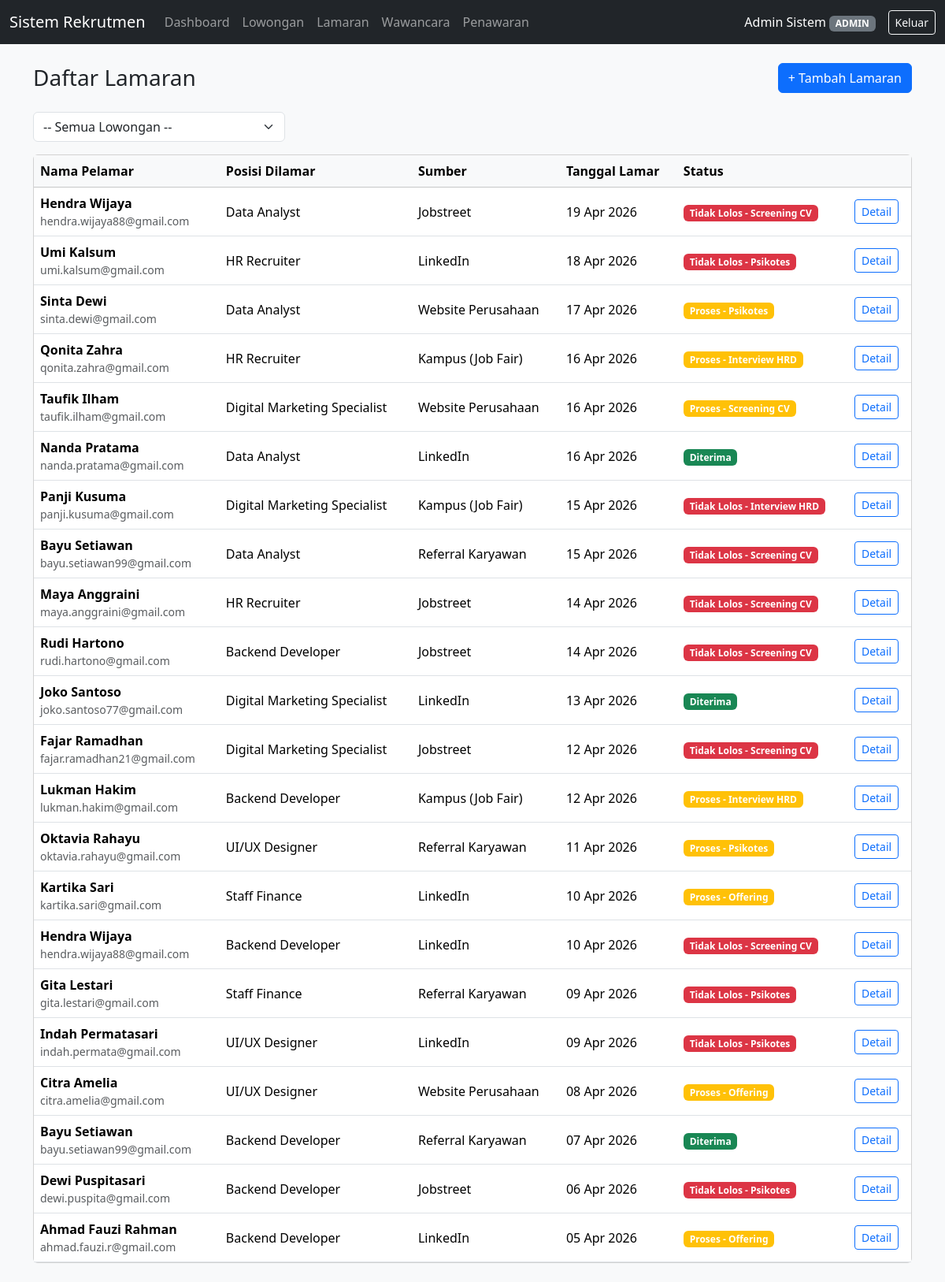
The app's page /lamaran.php (signed in) with its own data.
### tables this page shows
CREATE TABLE lamaran (
    id_lamaran      INT AUTO_INCREMENT PRIMARY KEY,
    id_pelamar      INT NOT NULL,
    id_lowongan     INT NOT NULL,
    id_sumber       INT,
    tanggal_lamar   DATE NOT NULL,
    status_terkini  VARCHAR(50) NOT NULL DEFAULT 'Screening CV',
    CONSTRAINT fk_lamaran_pelamar FOREIGN KEY (id_pelamar)
        REFERENCES pelamar(id_pelamar) ON UPDATE CASCADE ON DELETE CASCADE,
    CONSTRAINT fk_lamaran_lowongan FOREIGN KEY (id_lowongan)
        REFERENCES lowongan(id_lowongan) ON UPDATE CASCADE ON DELETE RESTRICT,
    CONSTRAINT fk_lamaran_sumber FOREIGN KEY (id_sumber)
        REFERENCES sumber_rekrutmen(id_sumber) ON UPDATE CASCADE ON DELETE SET NULL,
    CONSTRAINT uq_lamaran_unik UNIQUE (id_pelamar, id_lowongan)
);

CREATE TABLE pelamar (
    id_pelamar     INT AUTO_INCREMENT PRIMARY KEY,
    nama           VARCHAR(100) NOT NULL,
    email          VARCHAR(100) NOT NULL,
    telepon        VARCHAR(20),
    tanggal_lahir  DATE,
    alamat         VARCHAR(255),
    cv_path        VARCHAR(255),
    created_at     TIMESTAMP DEFAULT CURRENT_TIMESTAMP,
    UNIQUE KEY uq_pelamar_email (email)
);

CREATE TABLE lowongan (
    id_lowongan        INT AUTO_INCREMENT PRIMARY KEY,
    id_departemen      INT NOT NULL,
    posisi             VARCHAR(100) NOT NULL,
    kualifikasi        TEXT,
    jumlah_dibutuhkan  INT NOT NULL DEFAULT 1,
    tanggal_posting    DATE NOT NULL,
    batas_lamaran      DATE NOT NULL,
    status             ENUM('Buka','Ditutup','Terpenuhi') NOT NULL DEFAULT 'Buka',
    CONSTRAINT fk_lowongan_departemen FOREIGN KEY (id_departemen)
        REFERENCES departemen(id_departemen) ON UPDATE CASCADE ON DELETE RESTRICT,
    CONSTRAINT chk_batas_lamaran CHECK (batas_lamaran >= tanggal_posting)
);

CREATE TABLE sumber_rekrutmen (
    id_sumber   INT AUTO_INCREMENT PRIMARY KEY,
    nama_sumber VARCHAR(100) NOT NULL UNIQUE
);

### includes/auth.php (called while the page is built, shortened)
<?php
function current_user(): array
{
    return [
        'id_user' => $_SESSION['id_user'] ?? null,
        'nama'    => $_SESSION['nama'] ?? null,
        'role'    => $_SESSION['role'] ?? null,
    ];
}

### lamaran.php (the view, shortened to what this page needs)
<?php
require_once 'config/database.php';
require_once 'includes/auth.php';
$user       = current_user();
$can_manage = in_array($user['role'], ['admin', 'hrd'], true);
$sql = "
    SELECT lam.*, p.nama AS nama_pelamar, p.email,
           low.posisi, sr.nama_sumber
    FROM lamaran lam
    JOIN pelamar p ON p.id_pelamar = lam.id_pelamar
    JOIN lowongan low ON low.id_lowongan = lam.id_lowongan
    LEFT JOIN sumber_rekrutmen sr ON sr.id_sumber = lam.id_sumber
";
$params = [];
$sql .= " ORDER BY lam.tanggal_lamar DESC";
$stmt = $pdo->prepare($sql);
$stmt->execute($params);
$daftar_lamaran = $stmt->fetchAll();
function badge_status_lamaran(string $status): string
{
    if ($status === 'Diterima') return 'success';
    if (str_starts_with($status, 'Tidak Lolos')) return 'danger';
    if (str_starts_with($status, 'Proses')) return 'warning';
    return 'secondary';
}
require_once 'includes/header.php';
?>
<div class="d-flex justify-content-between align-items-center mb-4">
    <h3 class="mb-0">Daftar Lamaran</h3>
    <?php if ($can_manage): ?>
        <a href="lamaran_tambah.php" class="btn btn-primary">+ Tambah Lamaran</a>
    <?php endif; ?>
</div>
<form method="GET" class="mb-3" style="max-width:320px;">
    <select name="id_lowongan" class="form-select" onchange="this.form.submit()">
        <option value="0">-- Semua Lowongan --</option>
    </select>
</form>
<div class="card">
    <div class="table-responsive">
        <table class="table table-hover mb-0 align-middle">
            <thead class="table-light">
                <tr>
                    <th>Nama Pelamar</th>
                    <th>Posisi Dilamar</th>
                    <th>Sumber</th>
                    <th>Tanggal Lamar</th>
                    <th>Status</th>
                    <th></th>
                </tr>
            </thead>
            <tbody>
                <?php foreach ($daftar_lamaran as $row): ?>
                <tr>
                    <td>
                        <div class="fw-semibold"><?= htmlspecialchars($row['nama_pelamar']) ?></div>
                        <div class="small text-muted"><?= htmlspecialchars($row['email']) ?></div>
                    </td>
                    <td><?= htmlspecialchars($row['posisi']) ?></td>
                    <td><?= htmlspecialchars($row['nama_sumber'] ?? '-') ?></td>
                    <td><?= date('d M Y', strtotime($row['tanggal_lamar'])) ?></td>
                    <td><span class="badge bg-<?= badge_status_lamaran($row['status_terkini']) ?>"><?= htmlspecialchars($row['status_terkini']) ?></span></td>
                    <td><a href="lamaran_detail.php?id=<?= $row['id_lamaran'] ?>" class="btn btn-sm btn-outline-primary">Detail</a></td>
                </tr>
                <?php endforeach; ?>
            </tbody>
        </table>
    </div>
</div>
<?php require_once 'includes/footer.php'; ?>

### records on screen
lamaran: id_pelamar.nama "Hendra Wijaya", id_pelamar.email "hendra.wijaya88@gmail.com", id_lowongan.posisi "Data Analyst", id_sumber.nama_sumber "Jobstreet", tanggal_lamar "19 Apr 2026", status_terkini "Tidak Lolos - Screening CV"
lamaran: id_pelamar.nama "Umi Kalsum", id_pelamar.email "umi.kalsum@gmail.com", id_lowongan.posisi "HR Recruiter", id_sumber.nama_sumber "LinkedIn", tanggal_lamar "18 Apr 2026", status_terkini "Tidak Lolos - Psikotes"
lamaran: id_pelamar.nama "Sinta Dewi", id_pelamar.email "sinta.dewi@gmail.com", id_lowongan.posisi "Data Analyst", id_sumber.nama_sumber "Website Perusahaan", tanggal_lamar "17 Apr 2026", status_terkini "Proses - Psikotes"
lamaran: id_pelamar.nama "Qonita Zahra", id_pelamar.email "qonita.zahra@gmail.com", id_lowongan.posisi "HR Recruiter", id_sumber.nama_sumber "Kampus (Job Fair)", tanggal_lamar "16 Apr 2026", status_terkini "Proses - Interview HRD"
lamaran: id_pelamar.nama "Taufik Ilham", id_pelamar.email "taufik.ilham@gmail.com", id_lowongan.posisi "Digital Marketing Specialist", id_sumber.nama_sumber "Website Perusahaan", tanggal_lamar "16 Apr 2026", status_terkini "Proses - Screening CV"
lamaran: id_pelamar.nama "Nanda Pratama", id_pelamar.email "nanda.pratama@gmail.com", id_lowongan.posisi "Data Analyst", id_sumber.nama_sumber "LinkedIn", tanggal_lamar "16 Apr 2026", status_terkini "Diterima"
lamaran: id_pelamar.nama "Panji Kusuma", id_pelamar.email "panji.kusuma@gmail.com", id_lowongan.posisi "Digital Marketing Specialist", id_sumber.nama_sumber "Kampus (Job Fair)", tanggal_lamar "15 Apr 2026", status_terkini "Tidak Lolos - Interview HRD"
lamaran: id_pelamar.nama "Bayu Setiawan", id_pelamar.email "bayu.setiawan99@gmail.com", id_lowongan.posisi "Data Analyst", id_sumber.nama_sumber "Referral Karyawan", tanggal_lamar "15 Apr 2026", status_terkini "Tidak Lolos - Screening CV"
lamaran: id_pelamar.nama "Maya Anggraini", id_pelamar.email "maya.anggraini@gmail.com", id_lowongan.posisi "HR Recruiter", id_sumber.nama_sumber "Jobstreet", tanggal_lamar "14 Apr 2026", status_terkini "Tidak Lolos - Screening CV"
lamaran: id_pelamar.nama "Rudi Hartono", id_pelamar.email "rudi.hartono@gmail.com", id_lowongan.posisi "Backend Developer", id_sumber.nama_sumber "Jobstreet", tanggal_lamar "14 Apr 2026", status_terkini "Tidak Lolos - Screening CV"
lamaran: id_pelamar.nama "Joko Santoso", id_pelamar.email "joko.santoso77@gmail.com", id_lowongan.posisi "Digital Marketing Specialist", id_sumber.nama_sumber "LinkedIn", tanggal_lamar "13 Apr 2026", status_terkini "Diterima"
lamaran: id_pelamar.nama "Fajar Ramadhan", id_pelamar.email "fajar.ramadhan21@gmail.com", id_lowongan.posisi "Digital Marketing Specialist", id_sumber.nama_sumber "Jobstreet", tanggal_lamar "12 Apr 2026", status_terkini "Tidak Lolos - Screening CV"
lamaran: id_pelamar.nama "Lukman Hakim", id_pelamar.email "lukman.hakim@gmail.com", id_lowongan.posisi "Backend Developer", id_sumber.nama_sumber "Kampus (Job Fair)", tanggal_lamar "12 Apr 2026", status_terkini "Proses - Interview HRD"
lamaran: id_pelamar.nama "Oktavia Rahayu", id_pelamar.email "oktavia.rahayu@gmail.com", id_lowongan.posisi "UI/UX Designer", id_sumber.nama_sumber "Referral Karyawan", tanggal_lamar "11 Apr 2026", status_terkini "Proses - Psikotes"
lamaran: id_pelamar.nama "Kartika Sari", id_pelamar.email "kartika.sari@gmail.com", id_lowongan.posisi "Staff Finance", id_sumber.nama_sumber "LinkedIn", tanggal_lamar "10 Apr 2026", status_terkini "Proses - Offering"
lamaran: id_pelamar.nama "Hendra Wijaya", id_pelamar.email "hendra.wijaya88@gmail.com", id_lowongan.posisi "Backend Developer", id_sumber.nama_sumber "LinkedIn", tanggal_lamar "10 Apr 2026", status_terkini "Tidak Lolos - Screening CV"
lamaran: id_pelamar.nama "Gita Lestari", id_pelamar.email "gita.lestari@gmail.com", id_lowongan.posisi "Staff Finance", id_sumber.nama_sumber "Referral Karyawan", tanggal_lamar "09 Apr 2026", status_terkini "Tidak Lolos - Psikotes"
lamaran: id_pelamar.nama "Indah Permatasari", id_pelamar.email "indah.permata@gmail.com", id_lowongan.posisi "UI/UX Designer", id_sumber.nama_sumber "LinkedIn", tanggal_lamar "09 Apr 2026", status_terkini "Tidak Lolos - Psikotes"
lamaran: id_pelamar.nama "Citra Amelia", id_pelamar.email "citra.amelia@gmail.com", id_lowongan.posisi "UI/UX Designer", id_sumber.nama_sumber "Website Perusahaan", tanggal_lamar "08 Apr 2026", status_terkini "Proses - Offering"
lamaran: id_pelamar.nama "Bayu Setiawan", id_pelamar.email "bayu.setiawan99@gmail.com", id_lowongan.posisi "Backend Developer", id_sumber.nama_sumber "Referral Karyawan", tanggal_lamar "07 Apr 2026", status_terkini "Diterima"
lamaran: id_pelamar.nama "Dewi Puspitasari", id_pelamar.email "dewi.puspita@gmail.com", id_lowongan.posisi "Backend Developer", id_sumber.nama_sumber "Jobstreet", tanggal_lamar "06 Apr 2026", status_terkini "Tidak Lolos - Psikotes"
lamaran: id_pelamar.nama "Ahmad Fauzi Rahman", id_pelamar.email "ahmad.fauzi.r@gmail.com", id_lowongan.posisi "Backend Developer", id_sumber.nama_sumber "LinkedIn", tanggal_lamar "05 Apr 2026", status_terkini "Proses - Offering"

### other values on screen
$user['nama'] "Admin Sistem"
$user['role'] "ADMIN"
